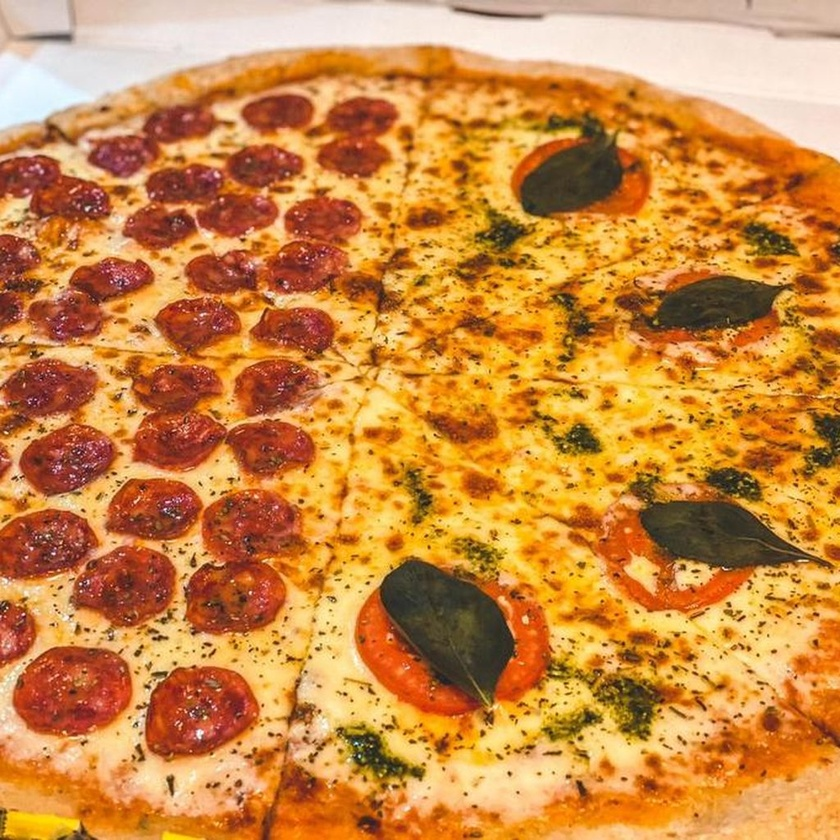
#> input picture process_imgs_aula1/process_imagens/pizza.jpg, 840 x 840 px, shrunk from 1024 x 1024 before the run
$ python color_sepia.py
#> lines starting #> are read from the running program, lines starting #| are printed output that depends on the picture
from PIL import Image

def calcula_paleta(branco):
#> called with branco = (255, 240, 192)
    paleta = []
    r,g,b = branco

    for i in range(255):
        new_red = r * i // 255
        new_green = g * i // 255
        new_blue = b * i // 255
        paleta.extend((new_red, new_green, new_blue))
    return paleta


def converte_sepia(input, output):
    branco = (255, 240, 192)
    paleta = calcula_paleta(branco)

    imagem = Image.open(input)
#> imagem is the input picture: PIL image 840x840 RGB; mean R, G, B 204.6, 136.9, 67.1
    imagem = imagem.convert("L")
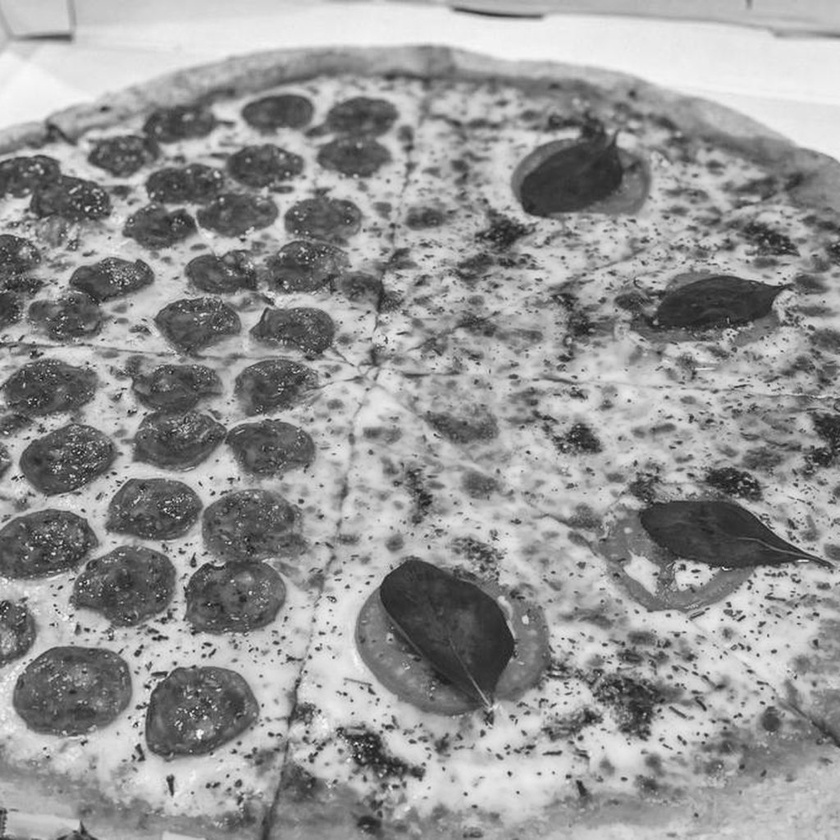
#> imagem: PIL image 840x840 L; min 16, max 250, mean 149.2
    imagem.putpalette(paleta)
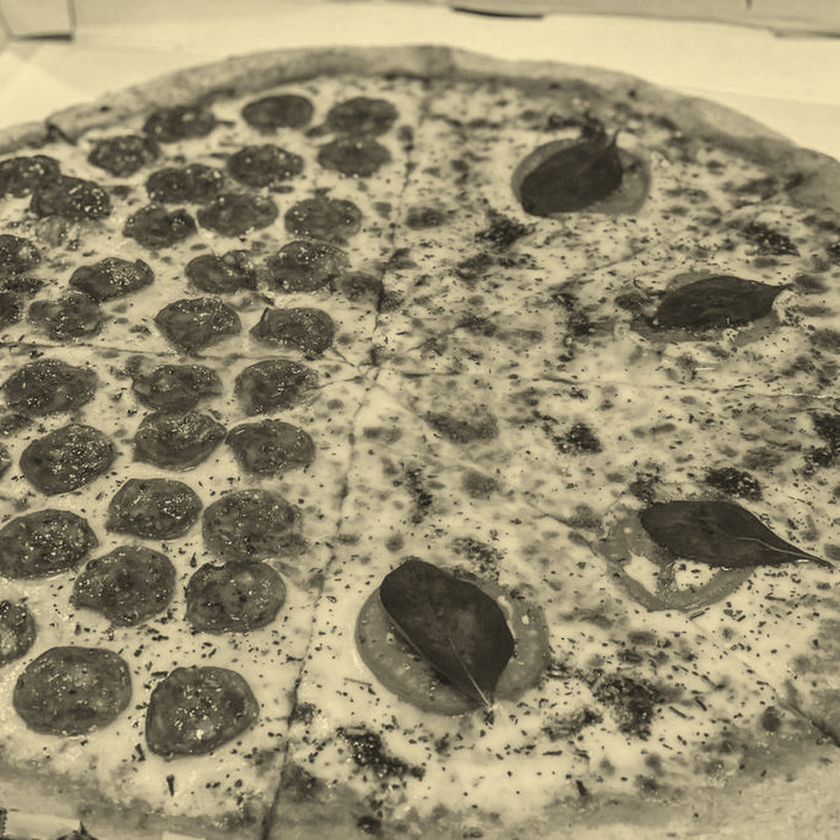
#> imagem: PIL image 840x840 P; mean R, G, B 149.2, 140, 111.9

    sepia = imagem.convert("RGB")

    sepia.save(output)


if __name__ == "__main__":
    converte_sepia("pizza.jpg", "pizza_sepia.png")
